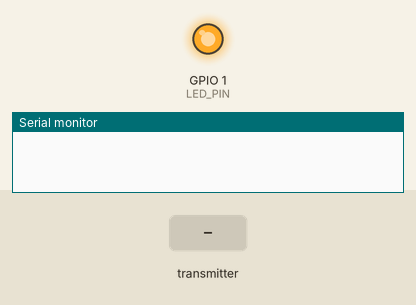
A sketch run on a simulated ESP8266 (NodeMCU). On the bench: output pins drawn as LEDs (lit = HIGH), the last lines printed to the serial monitor. The test bench sets the inputs (shaded band).

Above: at 1.2 s.
1.3 s: the transmitter starts sending ledState = 1
At 1.9 s:
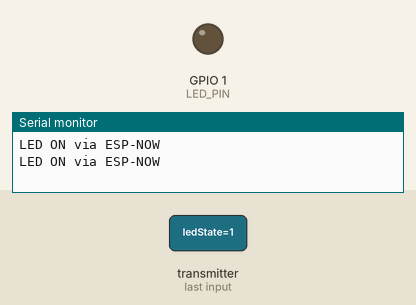
4.3 s: the transmitter starts sending ledState = 0
At 5.4 s:
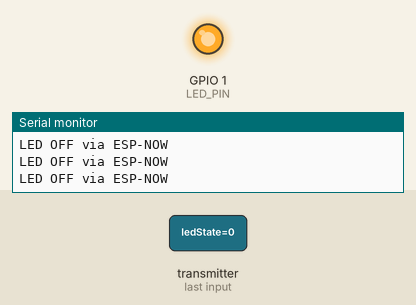
Timing chart, 0 to 7.3 s (numbered marks = the images above; inputs shaded):
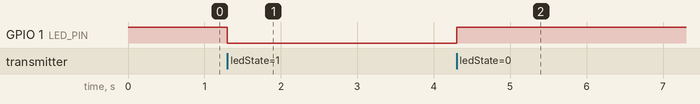

Measured:
- after the input at 1.3 s, GPIO 1 (LED_PIN): HIGH → LOW at once
- after the input at 4.3 s, GPIO 1 (LED_PIN): LOW → HIGH at once

The sketch:

Esp01_2.ino
```cpp
#include <ESP8266WiFi.h>
#include <espnow.h>
#include <DHT.h>

// Pin Definitions
#define LED_PIN 1   // ESP-01 GPIO1
#define DHTPIN 2    // ESP-01 GPIO2 (DHT11 Data pin)
#define DHTTYPE DHT11

DHT dht(DHTPIN, DHTTYPE);

// Structures for communication
typedef struct sensor_data {
  float temperature;
  float humidity;
} sensor_data;

typedef struct control_message {
  bool requestData;  // True = Request temp/humidity
  bool ledState;     // True = LED ON, False = LED OFF
} control_message;

sensor_data sensorData;
control_message command;

// MAC Address of NodeMCU (Gateway) - Replace with actual MAC
uint8_t gatewayMAC[] = {0x8C, 0xAA, 0xB5, 0xC5, 0x09, 0xF8};

// ESP-NOW Receive Callback (Handles both temp requests and LED control)
void onDataRecv(uint8_t * mac, uint8_t *incomingData, uint8_t len) {
  memcpy(&command, incomingData, sizeof(command));

  // Handle LED control
  if (command.ledState) {
    digitalWrite(LED_PIN, LOW);  // Active-low LED
    Serial.println("LED ON via ESP-NOW");
  } else {
    digitalWrite(LED_PIN, HIGH);
    Serial.println("LED OFF via ESP-NOW");
  }

  // Handle Temperature Request
  if (command.requestData) {
    Serial.println("Received Data Request from NodeMCU");

    float temp = dht.readTemperature();
    float hum = dht.readHumidity();

    if (isnan(temp) || isnan(hum)) {
      Serial.println("Failed to read from DHT sensor!");
      return;
    }

    sensorData.temperature = temp;
    sensorData.humidity = hum;

    Serial.print("Sending Temp: "); Serial.println(sensorData.temperature);
    Serial.print("Sending Humidity: "); Serial.println(sensorData.humidity);

    esp_now_send(gatewayMAC, (uint8_t*)&sensorData, sizeof(sensorData));
  }
}

void setup() {
  Serial.begin(115200);

  pinMode(LED_PIN, OUTPUT);
  digitalWrite(LED_PIN, HIGH);  // LED off by default

  dht.begin();  // Initialize DHT sensor

  WiFi.mode(WIFI_STA);

  if (esp_now_init() != 0) {
    Serial.println("ESP-NOW Initialization Failed");
    return;
  }

  esp_now_set_self_role(ESP_NOW_ROLE_SLAVE);
  esp_now_register_recv_cb(onDataRecv);
}

void loop() {
  // ESP-01 waits for commands via ESP-NOW
}
```
